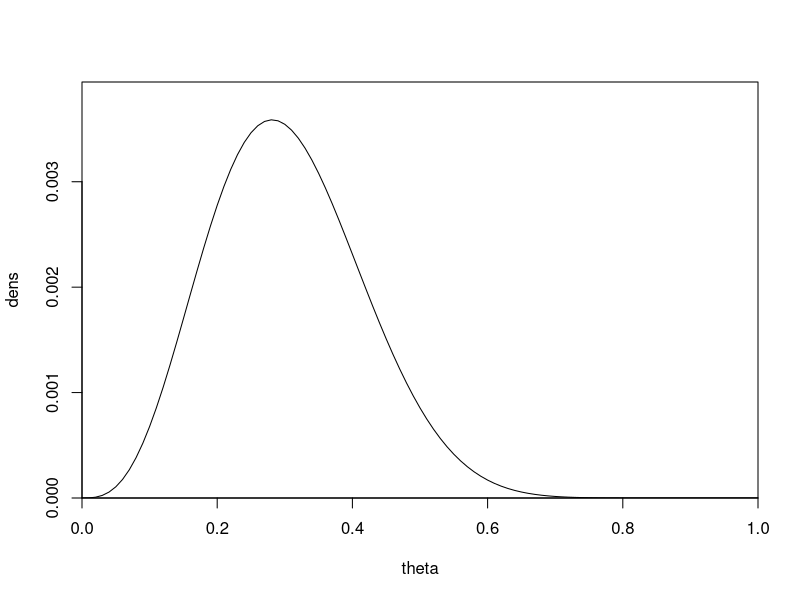
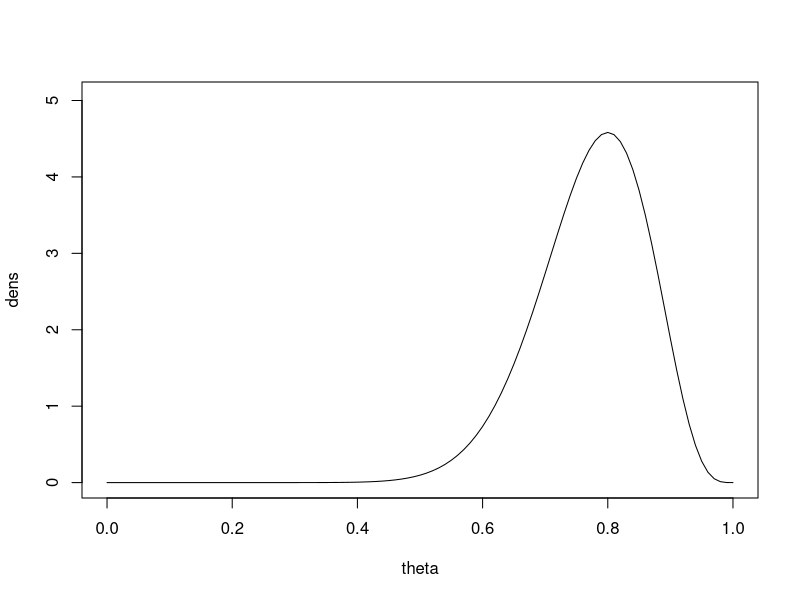
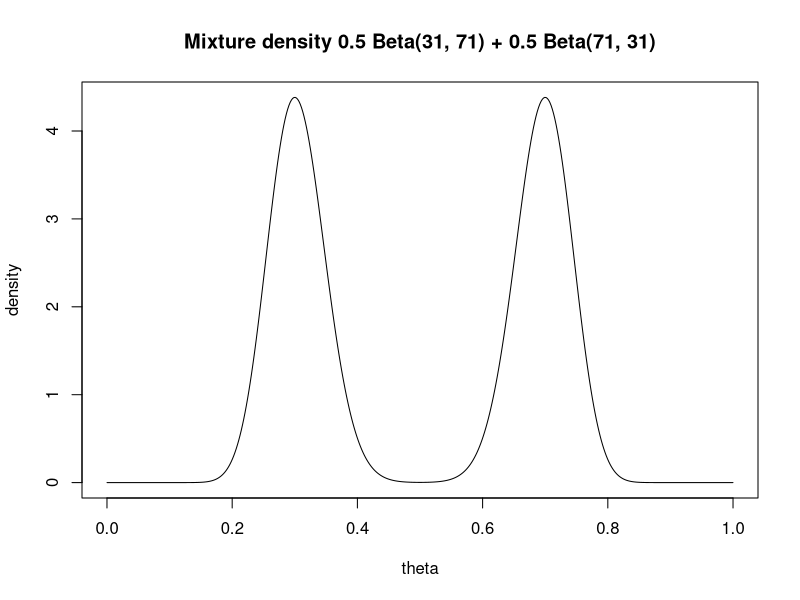
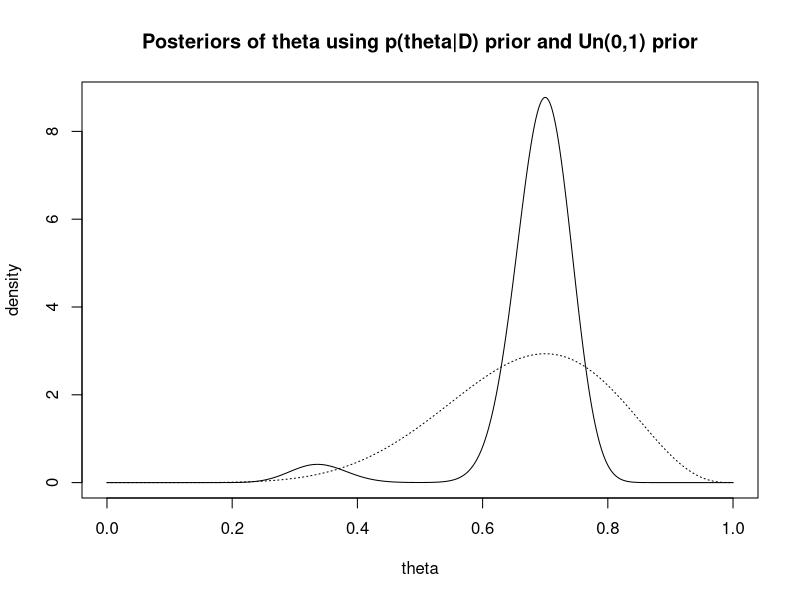

These charts were generated, in order, by the following R code:
theta <- seq(0,1, 0.01)
dens <- theta^3 * (1-theta)^13 + 10 * theta^4 * (1-theta)^12 + 
  45 * theta^5 * (1-theta)^11
plot(theta, dens, type = "l", ylim = c(0, 1.1*max(dens)),
     xaxs = "i",yaxs = "i", cex = 2)

theta <- seq(0,1,0.01)
dens <- dbeta(theta, 17,5)
plot(theta, dens, type = "l", ylim = c(0, 1.1*max(dens)))
pbeta(0.7, 17, 5) - pbeta(0.5, 17, 5)
#using sampling rather than distribution
nsamp <- 1000000
theta <- rbeta(nsamp, 17, 5)
mean(theta  > 0.5 & theta < 0.7)
mean(theta)
median(theta)
lower95 <- quantile(theta, probs = 0.025)
upper95 <- quantile(theta, probs = 0.975)
c(lower95, upper95)

c(qbeta(0.025, 17, 5), qbeta(0.975, 17, 5))


#################################
theta <- seq(0.0001, 0.9999, length=500)
postD <- 0.5 * dbeta(theta, 31, 71) + 0.5 * dbeta(theta, 71, 31)
plot(theta, postD, type="l", ylab= "density",
     main="Mixture density 0.5 Beta(31, 71) + 0.5 Beta(71, 31)")

posty <- theta^7 * (1-theta)^3 * postD
posty <- posty / mean(posty)
plot(theta, posty, type="l", ylab="density",
     main="Posteriors of theta using p(theta|D) prior and Un(0,1) prior")
lines(theta, dbeta(theta, 8, 4), lty=3)
